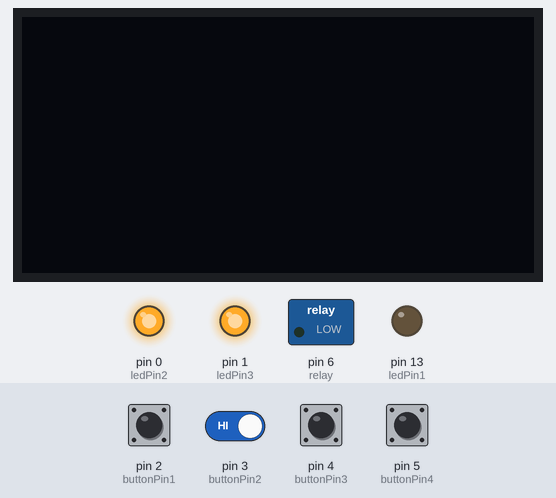
Simulated run of this sketch. Board: Arduino Uno, built with avr-gcc and run on an emulated ATmega328P. On the bench: 128×64 one-colour display, switched loads named in the sketch (green lamp = pin HIGH), output pins drawn as LEDs (lit = HIGH). Dashed ring = blinking. Inputs (shaded band) come from the test bench; at power-on: pin 2 (buttonPin1), pin 3 (buttonPin2), pin 4 (buttonPin3), pin 5 (buttonPin4) HIGH.

Above: at 1.2 s.
1.3 s: pin 2 (buttonPin1) pulled LOW for 0.15 s
At 1.8 s:
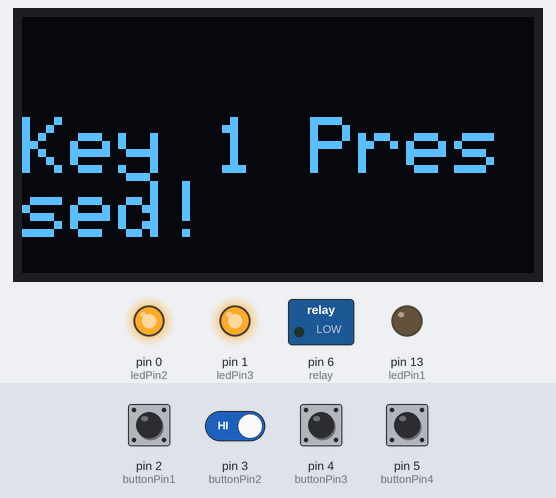
2.9 s: pin 5 (buttonPin4) pulled LOW for 0.15 s
At 5.4 s:
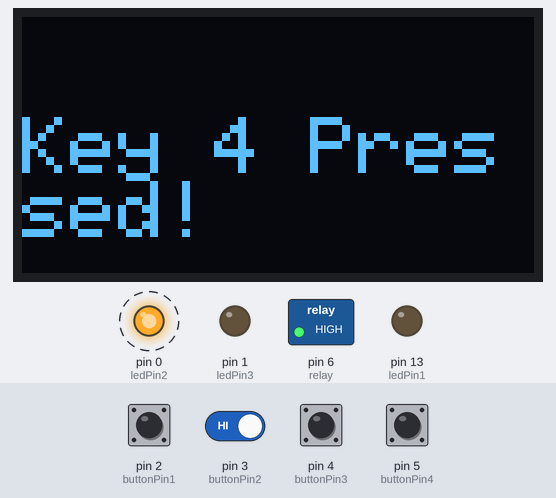
6.0 s: pin 2 (buttonPin1) driven LOW and pin 3 (buttonPin2) driven LOW
At 7.7 s:
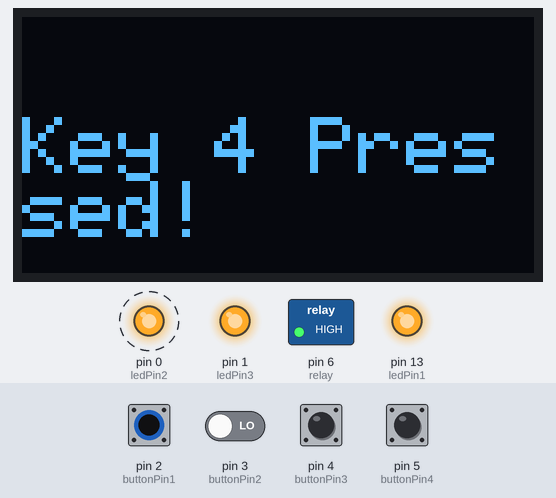
9.0 s: pin 2 (buttonPin1) driven HIGH
At 9.4 s:
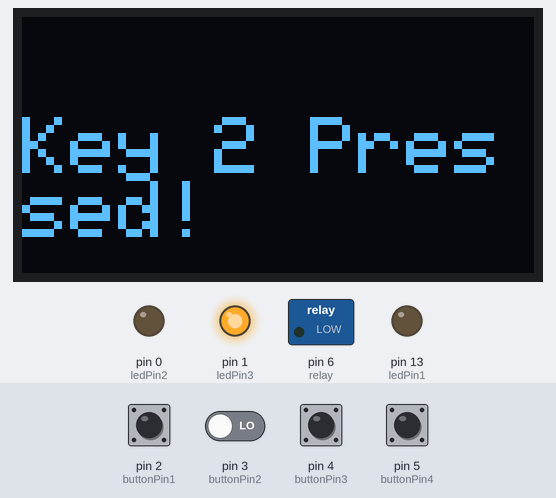
10.5 s: pin 4 (buttonPin3) pulled LOW for 1 s
At 11.0 s:
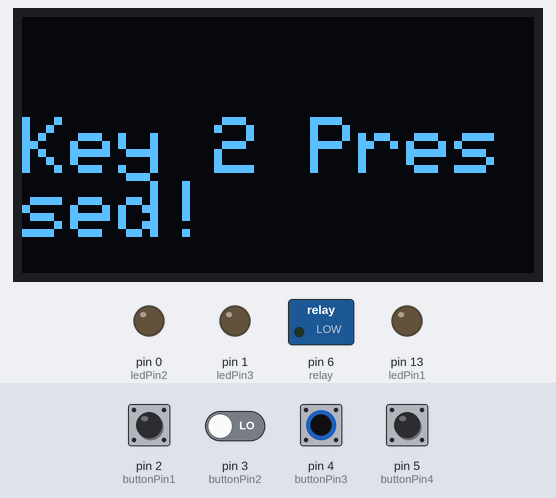
13.0 s: pin 3 (buttonPin2) driven HIGH
At 14.3 s:
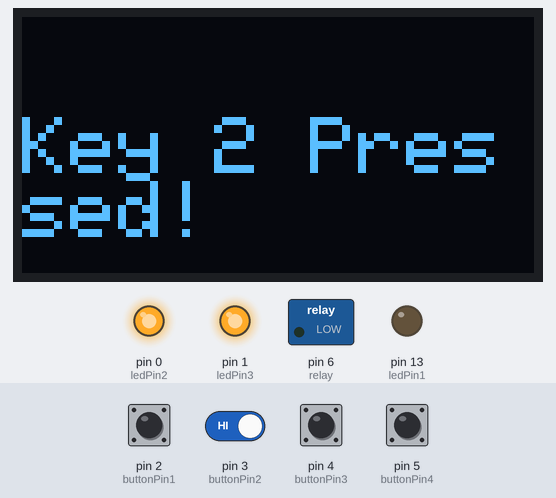
Timing chart, 0 to 15.5 s (numbered marks = the images above; inputs shaded):
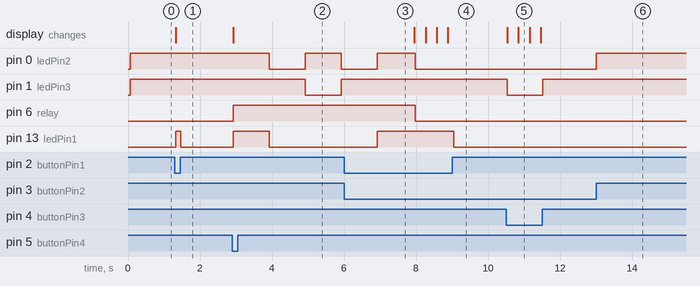

The sketch:

key.ino
```cpp
#include <Wire.h>
#include <Adafruit_GFX.h>
#include <Adafruit_SSD1306.h>

// 定义屏幕宽度和高度
#define SCREEN_WIDTH 128
#define SCREEN_HEIGHT 64

// 创建一个Adafruit_SSD1306对象。参数为复位引脚，由于许多模块没有使用，因此传递-1。
Adafruit_SSD1306 display(SCREEN_WIDTH, SCREEN_HEIGHT, &Wire, -1);

// 按键引脚定义
static const int buttonPin1 = 2;
static const int buttonPin2 = 3;
static const int buttonPin3 = 4;
static const int buttonPin4 = 5;

// LED引脚定义
static const int ledPin1 = 13;
static const int ledPin2 = 0;
static const int ledPin3 = 1;
static const int relay = 6;

// 引脚状态
static int buttonState1 = 0;
static int buttonState2 = 0;
static int buttonState3 = 0;
static int buttonState4 = 0;

// 1.初始化引脚模式：LED引脚设为输出，按键引脚设为输入模式；2.初始化OLED显示屏
void setup() {
  // 初始化LED引脚为输出模式
  pinMode(ledPin1, OUTPUT);
  pinMode(ledPin2, OUTPUT);
  pinMode(ledPin3, OUTPUT);
  pinMode(relay, OUTPUT);

  // 初始化按钮引脚为输入模式
  pinMode(buttonPin1, INPUT_PULLUP);
  pinMode(buttonPin2, INPUT_PULLUP);
  pinMode(buttonPin3, INPUT_PULLUP);
  pinMode(buttonPin4, INPUT_PULLUP);

  // 初始化OLED显示屏
  if(!display.begin(SSD1306_SWITCHCAPVCC, 0x3C)) {
    Serial.println(F("SSD1306 allocation failed"));
    for(;;);
  }

  display.clearDisplay();
  display.setTextSize(1);
  display.setTextColor(SSD1306_WHITE);
  display.display();
}

void refresh(int key)
{
  display.clearDisplay();
  display.setTextSize(2);
  display.setCursor(0,25);
  String str1 = "Key ";
  String str2 = " Pressed!";
  String str = str1 + key + str2;
  display.println(str.c_str());
  display.display();
}

// 循环检测按键状态，电平值为低时按键按下，LED1是高电平为亮，其余皆是低电平亮
void loop() {
  // 绿灯亮
  buttonState1 = digitalRead(buttonPin1);
  if (buttonState1 == LOW) {
    refresh(1);
    digitalWrite(ledPin1, HIGH);
  } else {
    digitalWrite(ledPin1, LOW);
  }

  // 黄灯亮
  buttonState2 = digitalRead(buttonPin2);
  if (buttonState2 == LOW) {
    refresh(2);
    digitalWrite(ledPin2, LOW);
  } else {
    digitalWrite(ledPin2, HIGH);
  }

  // 蓝灯亮
  buttonState3 = digitalRead(buttonPin3);
  if (buttonState3 == LOW) {
    refresh(3);
    digitalWrite(ledPin3, LOW);
  } else {
    digitalWrite(ledPin3, HIGH);
  }

  // 跑马灯模式
  buttonState4 = digitalRead(buttonPin4);
  if (buttonState4 == LOW) {
    refresh(4);

    digitalWrite(relay, HIGH);

    digitalWrite(ledPin1, HIGH);
    digitalWrite(ledPin2, HIGH);
    digitalWrite(ledPin3, HIGH);
    delay(1000);

    digitalWrite(ledPin1, LOW);
    digitalWrite(ledPin2, LOW);
    digitalWrite(ledPin3, HIGH);
    delay(1000);

    digitalWrite(ledPin1, LOW);
    digitalWrite(ledPin2, HIGH);
    digitalWrite(ledPin3, LOW);
    delay(1000);

    digitalWrite(ledPin1, LOW);
    digitalWrite(ledPin2, LOW);
    digitalWrite(ledPin3, HIGH);
    delay(1000);

    digitalWrite(ledPin1, HIGH);
    digitalWrite(ledPin2, HIGH);
    digitalWrite(ledPin3, HIGH);
    delay(1000);
  }
  else {
    digitalWrite(relay, LOW);
  }
}
```

Measured:
- after the input at 1.3 s, pin 13 (ledPin1): LOW → HIGH at once, → LOW 0.14 s later; the display: changes at once (image 1)
- after the input at 2.9 s, pin 0 (ledPin2): HIGH → LOW after 1.0 s, → HIGH 1.0 s later, → LOW 1.0 s later; pin 1 (ledPin3): HIGH → LOW after 2.0 s, → HIGH 1.0 s later; pin 6 (relay): LOW → HIGH at once; pin 13 (ledPin1): LOW → HIGH at once, → LOW 1.0 s later; the display: changes at once (image 2)
- after the input at 6.0 s, pin 13 (ledPin1): goes on until 6.9 s, then stays HIGH
- after the input at 9.0 s, pin 13 (ledPin1): HIGH → LOW after 0.05 s
- after the input at 10.5 s, pin 1 (ledPin3): HIGH → LOW at once, → HIGH 0.98 s later; the display: first changes at once (image 5 shows a later state)
- after the input at 13.0 s, pin 0 (ledPin2): LOW → HIGH at once
